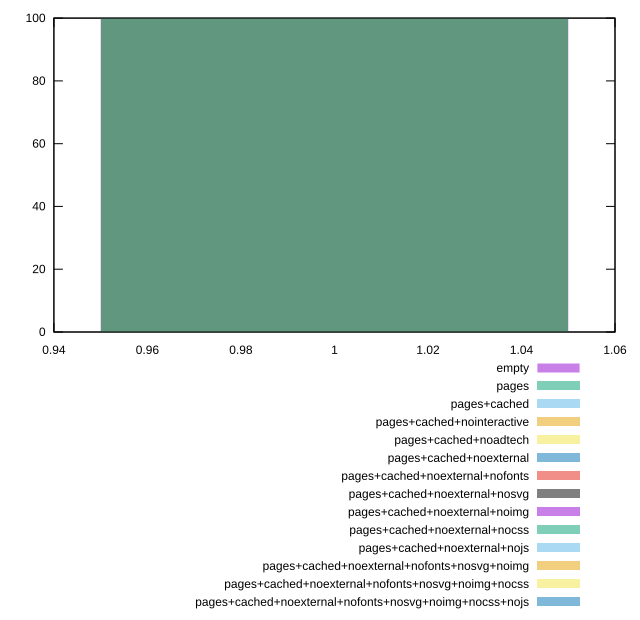

Source code (gnuplot):
reset
set terminal svg size 640, 620 enhanced background rgb 'white'
set output "report_00007_2020-12-11T15:55:29.892Z/duplicated-javascript/comparison/histogram/all_score.svg"

$empty <<EOF
1 100
EOF

$pages <<EOF
1 100
EOF

$pagesCached <<EOF
1 100
EOF

$pagesCachedNointeractive <<EOF
1 100
EOF

$pagesCachedNoadtech <<EOF
1 100
EOF

$pagesCachedNoexternal <<EOF
1 100
EOF

$pagesCachedNoexternalNofonts <<EOF
1 100
EOF

$pagesCachedNoexternalNosvg <<EOF
1 100
EOF

$pagesCachedNoexternalNoimg <<EOF
1 100
EOF

$pagesCachedNoexternalNocss <<EOF
1 100
EOF

$pagesCachedNoexternalNojs <<EOF
1 100
EOF

$pagesCachedNoexternalNofontsNosvgNoimg <<EOF
1 100
EOF

$pagesCachedNoexternalNofontsNosvgNoimgNocss <<EOF
1 100
EOF

$pagesCachedNoexternalNofontsNosvgNoimgNocssNojs <<EOF
1 100
EOF

set key outside below
set boxwidth 0.1
set yrange [0:100]
set style fill transparent solid 0.5 noborder

plot \
  $empty title "empty" with boxes, \
  $pages title "pages" with boxes, \
  $pagesCached title "pages+cached" with boxes, \
  $pagesCachedNointeractive title "pages+cached+nointeractive" with boxes, \
  $pagesCachedNoadtech title "pages+cached+noadtech" with boxes, \
  $pagesCachedNoexternal title "pages+cached+noexternal" with boxes, \
  $pagesCachedNoexternalNofonts title "pages+cached+noexternal+nofonts" with boxes, \
  $pagesCachedNoexternalNosvg title "pages+cached+noexternal+nosvg" with boxes, \
  $pagesCachedNoexternalNoimg title "pages+cached+noexternal+noimg" with boxes, \
  $pagesCachedNoexternalNocss title "pages+cached+noexternal+nocss" with boxes, \
  $pagesCachedNoexternalNojs title "pages+cached+noexternal+nojs" with boxes, \
  $pagesCachedNoexternalNofontsNosvgNoimg title "pages+cached+noexternal+nofonts+nosvg+noimg" with boxes, \
  $pagesCachedNoexternalNofontsNosvgNoimgNocss title "pages+cached+noexternal+nofonts+nosvg+noimg+nocss" with boxes, \
  $pagesCachedNoexternalNofontsNosvgNoimgNocssNojs title "pages+cached+noexternal+nofonts+nosvg+noimg+nocss+nojs" with boxes, \


reset
